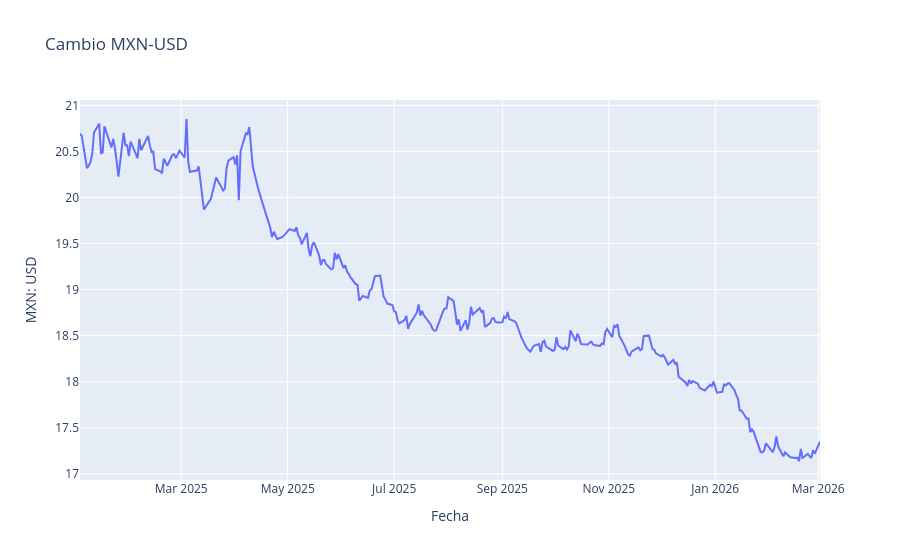

Notebook source saved alongside this figure:
### Markdown cell above
Debido a que el cambio de MXN a USD es bastante variable, decidimos filtrar el dataset. Nuestro objetivo es predecir la semana del 04/mar/2026 al 13/mar/2026, tomaremos exclusivamente los **datos del año 2025**.

### Code cell
# Filter dataset
df = df.loc['2025-01-01':]

# Visualize series
fig = go.Figure()
fig.add_trace(go.Scatter(x=df.index, y=df.Valor, mode='lines', name='MXN: USD'))

fig.update_layout(
    title='Cambio MXN-USD',
    xaxis_title='Fecha',
    yaxis_title='MXN: USD'
)
fig.show()

### Figure 1 — Plotly figure (JSON) as saved in the notebook; plotly's stock layout.template omitted (floating-point values rounded to 4 significant figures; data arrays with more than 128 entries replaced by an {"elided": "..."} marker saying what was removed)
{"data": [{"mode": "lines", "name": "MXN: USD", "type": "scatter", "x": {"elided": "292 str values"}, "y": {"elided": "292 float values"}}], "layout": {"title": {"text": "Cambio MXN-USD"}, "xaxis": {"title": {"text": "Fecha"}}, "yaxis": {"title": {"text": "MXN: USD"}}}}
